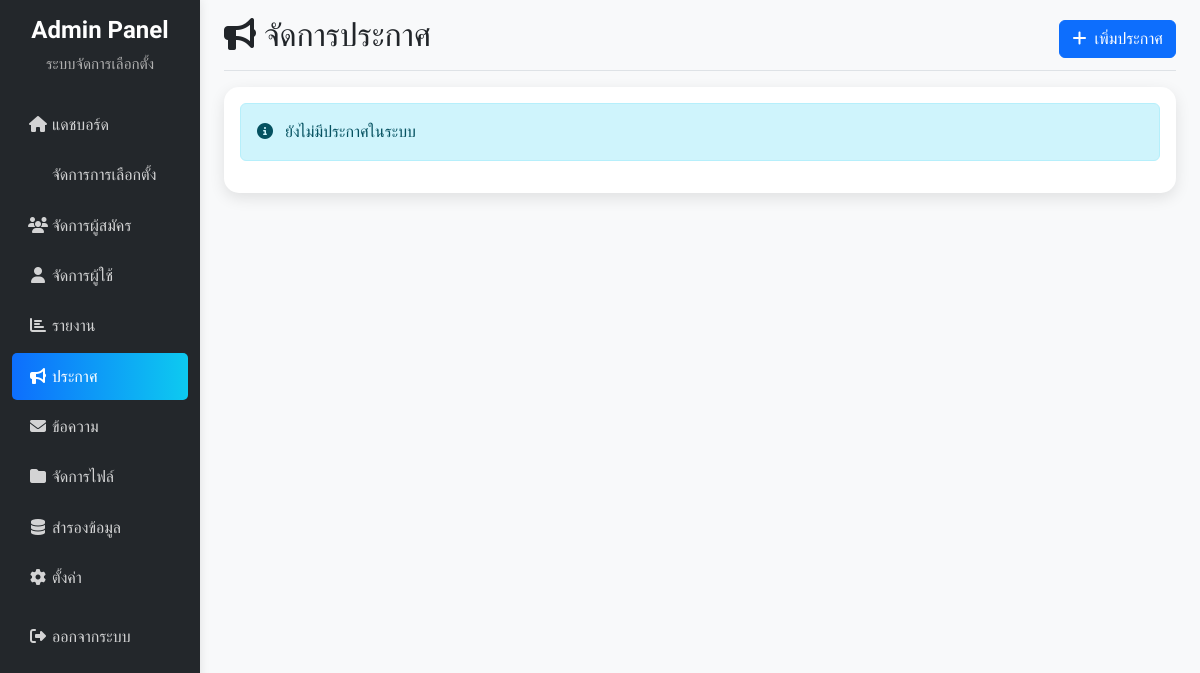
The app's page /admin/pages/announcements.php (signed in), older data.
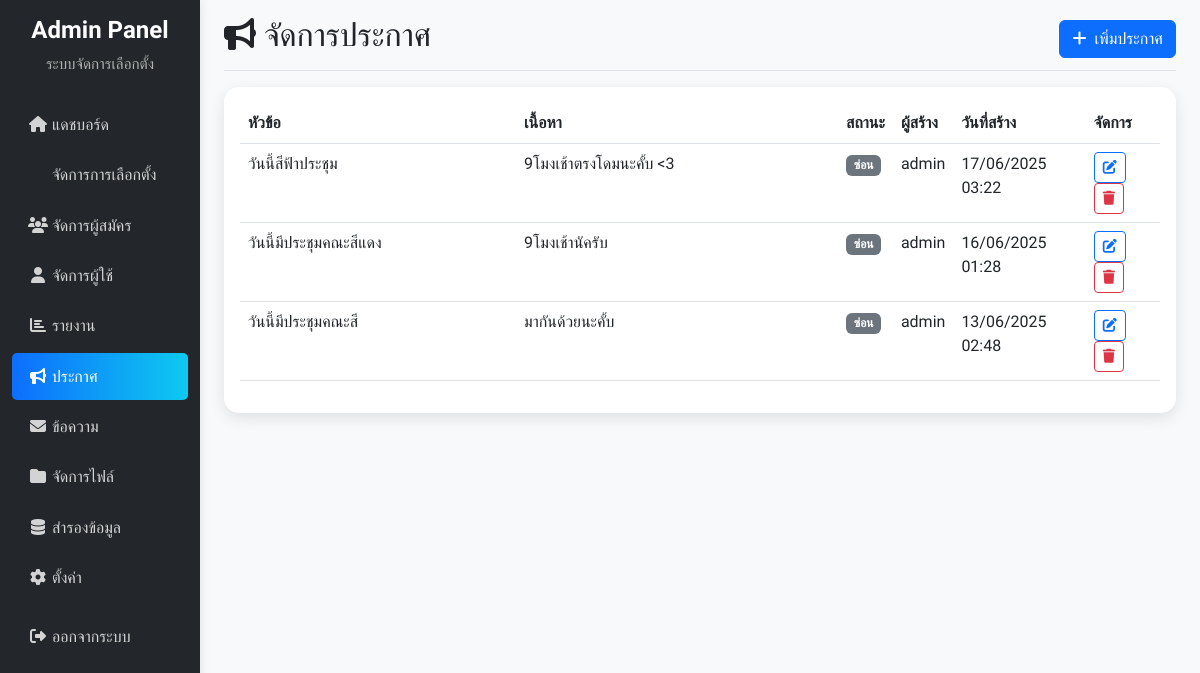
The same page, newer data.
### tables this page shows
CREATE TABLE `announcements` (
  `id` int(11) NOT NULL,
  `title` varchar(255) NOT NULL,
  `content` text NOT NULL,
  `created_by` int(11) NOT NULL,
  `status` enum('draft','published','archived') DEFAULT 'published',
  `created_at` timestamp NOT NULL DEFAULT current_timestamp(),
  `updated_at` timestamp NOT NULL DEFAULT current_timestamp() ON UPDATE current_timestamp()
);

CREATE TABLE `users` (
  `id` int(11) NOT NULL,
  `username` varchar(50) NOT NULL,
  `password` varchar(255) NOT NULL,
  `fullname` varchar(100) NOT NULL,
  `email` varchar(100) NOT NULL,
  `role_id` int(11) NOT NULL DEFAULT 2,
  `status` enum('active','inactive') DEFAULT 'active',
  `created_at` timestamp NOT NULL DEFAULT current_timestamp(),
  `updated_at` timestamp NOT NULL DEFAULT current_timestamp() ON UPDATE current_timestamp()
);

### admin/pages/announcements.php (the view, shortened to what this page needs)
<?php
$objCon = connectDB();
$sql = "SELECT a.*, u.username as created_by_name
        FROM announcements a
        LEFT JOIN users u ON a.created_by = u.id
        ORDER BY a.created_at DESC";
$result = mysqli_query($objCon, $sql);
?>
<!DOCTYPE html>
<html lang="th">
<head>
    <link href="../../bootstrap523/css/bootstrap.min.css" rel="stylesheet">
    <link rel="stylesheet" href="https://cdnjs.cloudflare.com/ajax/libs/font-awesome/6.4.0/css/all.min.css">
</head>
<body>
<div class="container-fluid">
    <div class="row">
        <?php include_once("../includes/sidebar.php"); ?>
        <main class="col-md-9 ms-sm-auto col-lg-10 px-md-4">
            <div class="d-flex justify-content-between flex-wrap flex-md-nowrap align-items-center pt-3 pb-2 mb-3 border-bottom">
                <h1 class="h2"><i class="fas fa-bullhorn me-2"></i>จัดการประกาศ</h1>
                <div class="btn-toolbar mb-2 mb-md-0">
                    <button type="button" class="btn btn-primary" data-bs-toggle="modal" data-bs-target="#addAnnouncementModal">
                        <i class="fas fa-plus me-2"></i>เพิ่มประกาศ
                    </button>
                </div>
            </div>
            <div class="card stats-card">
                <div class="card-body">
                    <?php if (mysqli_num_rows($result) > 0): ?>
                        <div class="table-responsive">
                            <table class="table table-hover">
                                <thead>
                                    <tr>
                                        <th style="width: 30%">หัวข้อ</th>
                                        <th style="width: 35%">เนื้อหา</th>
                                        <th>สถานะ</th>
                                        <th>ผู้สร้าง</th>
                                        <th>วันที่สร้าง</th>
                                        <th>จัดการ</th>
                                    </tr>
                                </thead>
                                <tbody>
                                    <?php while ($row = mysqli_fetch_assoc($result)): ?>
                                        <tr>
                                            <td><?php echo htmlspecialchars($row['title']); ?></td>
                                            <td>
                                                <div class="announcement-content">
                                                    <?php echo nl2br(htmlspecialchars($row['content'])); ?>
                                                </div>
                                            </td>
                                            <td>
                                                <span class="badge <?php echo $row['status'] == 'active' ? 'bg-success' : 'bg-secondary'; ?>">
                                                    <?php echo $row['status'] == 'active' ? 'แสดง' : 'ซ่อน'; ?>
                                                </span>
                                            </td>
                                            <td><?php echo htmlspecialchars($row['created_by_name']); ?></td>
                                            <td><?php echo date('d/m/Y H:i', strtotime($row['created_at'])); ?></td>
                                            <td>
                                                <button class="btn btn-sm btn-outline-primary" onclick="editAnnouncement(<?php echo $row['id']; ?>)">
                                                    <i class="fas fa-edit"></i>
                                                </button>
                                                <button class="btn btn-sm btn-outline-danger" onclick="deleteAnnouncement(<?php echo $row['id']; ?>)">
                                                    <i class="fas fa-trash"></i>
                                                </button>
                                            </td>
                                        </tr>
                                    <?php endwhile; ?>
                                </tbody>
                            </table>
                        </div>
                    <?php else: ?>
                        <div class="alert alert-info">
                            <i class="fas fa-info-circle me-2"></i>
                            ยังไม่มีประกาศในระบบ
                        </div>
                    <?php endif; ?>
                </div>
            </div>
        </main>
    </div>
</div>
</body>
</html>

Row changes from the older to the newer data that the page shows:
added announcements: title "วันนี้สีฟ้าประชุม", content "9โมงเช้าตรงโดมนะคั้บ <3", status "ซ่อน", created_by.username "admin", created_at "17/06/2025 03:22"
added announcements: title "วันนี้มีประชุมคณะสีแดง", content "9โมงเช้านัครับ", status "ซ่อน", created_by.username "admin", created_at "16/06/2025 01:28"
added announcements: title "วันนี้มีประชุมคณะสี", content "มากันด้วยนะคั้บ", status "ซ่อน", created_by.username "admin", created_at "13/06/2025 02:48"
Text that changed along with them:
text no longer shown: "ยังไม่มีประกาศในระบบ"
text now shown: "หัวข้อ เนื้อหา สถานะ ผู้สร้าง วันที่สร้าง จัดการ"
